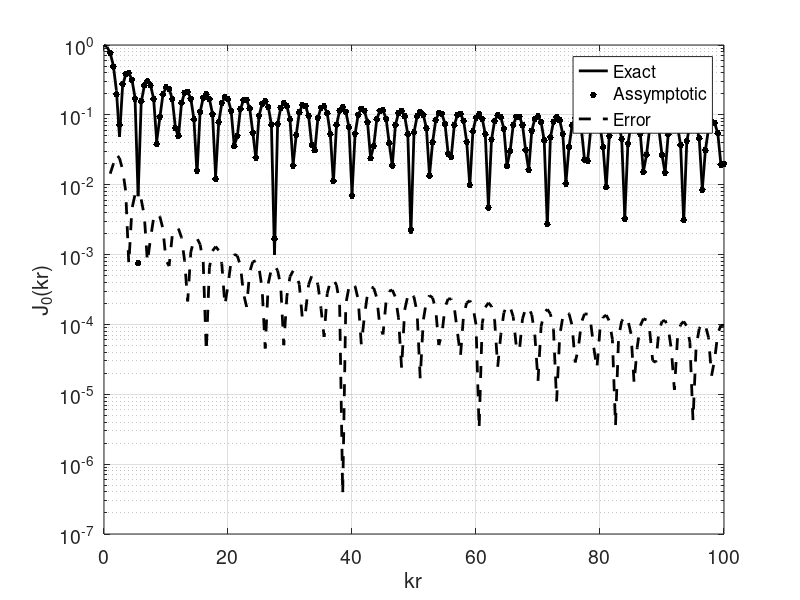

The MATLAB source for this figure:
m=0;
hf=figure(1);
hold off
x=[0:0.5:100];
y=[1:0.5:100];
ai=sqrt(-1); 
ff=sqrt(1./(2*pi*y)) .* real(exp(ai*(y-(m+0.5)*pi*0.5) )+exp(-ai*(y-(m+0.5)*pi*0.5)) ) ;
b=besselj(m,x);
h=semilogy(x,abs(b),'k');
set(h,'LineWidth',2);
hold on;
h=semilogy(y,abs(ff),'k.');
set(h,'MarkerSize',15);
hx=xlabel('kr');
set(h,'LineWidth',2);
set(hx,'FontSize',14);
hy=ylabel(['J_' num2str(m) '(kr)']);
set(hy,'FontSize',14);
d=b(3:length(b))-ff;
h= semilogy(y,abs(d),'k--');
set(h,'LineWidth',2);
set(gca,'FontSize',14);
grid on;
legend('Exact','Assymptotic','Error');
print -deps2 besj0.eps;

